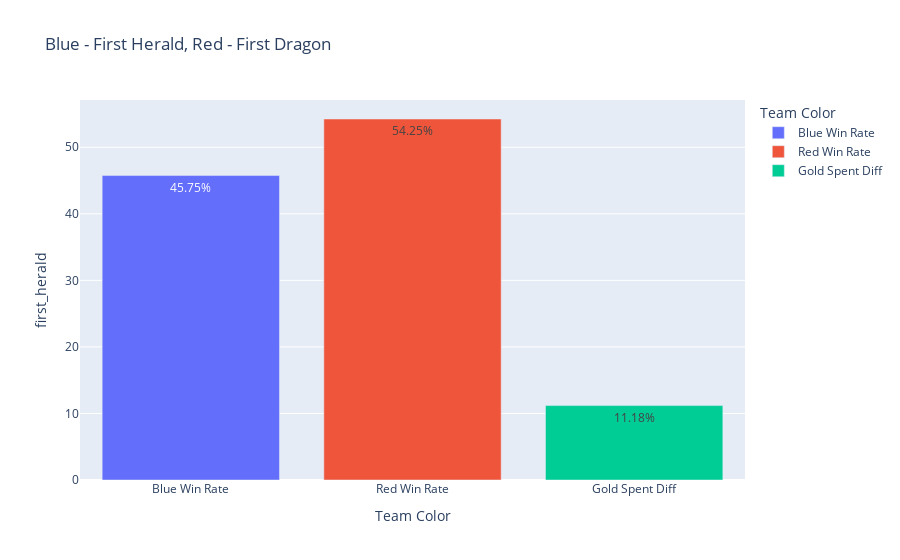

Notebook source saved alongside this figure:
### Code cell
y = [str(data["first_herald"][0])+"%",str(data["first_herald"][1])+"%",str(data["first_herald"][2])+"%"]
fig = px.bar(data, x="Team Color", y="first_herald",color="Team Color", text=y,title="Blue - First Herald, Red - First Dragon")
fig.show()

### Figure 1 — Plotly figure (JSON) as saved in the notebook; plotly's stock layout.template omitted (floating-point values rounded to 4 significant figures)
{"data": [{"alignmentgroup": "True", "hovertemplate": "Team Color=%{x}<br>first_herald=%{y}<br>text=%{text}<extra></extra>", "legendgroup": "Blue Win Rate", "marker": {"color": "#636efa", "pattern": {"shape": ""}}, "name": "Blue Win Rate", "offsetgroup": "Blue Win Rate", "orientation": "v", "showlegend": true, "text": ["45.75%"], "textposition": "auto", "type": "bar", "x": ["Blue Win Rate"], "xaxis": "x", "y": [45.75], "yaxis": "y"}, {"alignmentgroup": "True", "hovertemplate": "Team Color=%{x}<br>first_herald=%{y}<br>text=%{text}<extra></extra>", "legendgroup": "Red Win Rate", "marker": {"color": "#EF553B", "pattern": {"shape": ""}}, "name": "Red Win Rate", "offsetgroup": "Red Win Rate", "orientation": "v", "showlegend": true, "text": ["54.25%"], "textposition": "auto", "type": "bar", "x": ["Red Win Rate"], "xaxis": "x", "y": [54.25], "yaxis": "y"}, {"alignmentgroup": "True", "hovertemplate": "Team Color=%{x}<br>first_herald=%{y}<br>text=%{text}<extra></extra>", "legendgroup": "Gold Spent Diff", "marker": {"color": "#00cc96", "pattern": {"shape": ""}}, "name": "Gold Spent Diff", "offsetgroup": "Gold Spent Diff", "orientation": "v", "showlegend": true, "text": ["11.18%"], "textposition": "auto", "type": "bar", "x": ["Gold Spent Diff"], "xaxis": "x", "y": [11.18], "yaxis": "y"}], "layout": {"barmode": "relative", "legend": {"title": {"text": "Team Color"}, "tracegroupgap": 0}, "title": {"text": "Blue - First Herald, Red - First Dragon"}, "xaxis": {"anchor": "y", "categoryarray": ["Blue Win Rate", "Red Win Rate", "Gold Spent Diff"], "categoryorder": "array", "domain": [0, 1], "title": {"text": "Team Color"}}, "yaxis": {"anchor": "x", "domain": [0, 1], "title": {"text": "first_herald"}}}}
